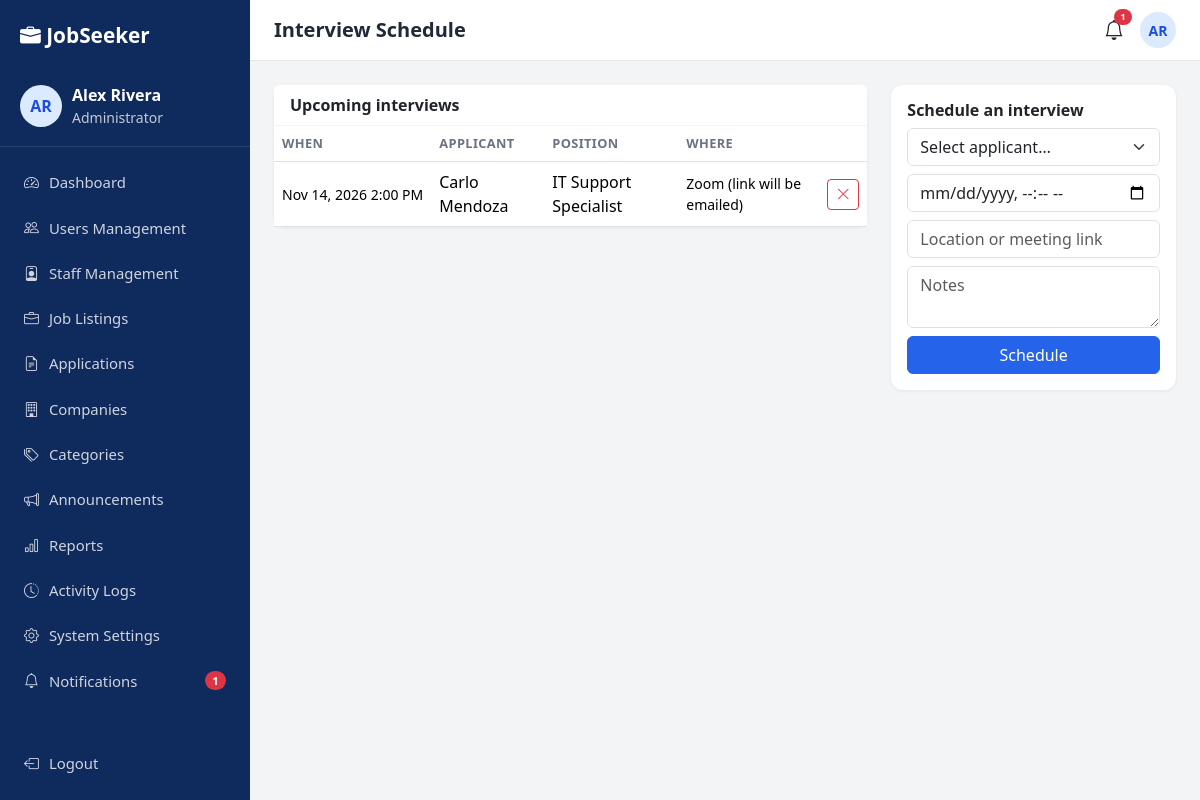
Screenshot of /admin/interviews.php (signed in) with the database file from the repository.
### tables this page shows
CREATE TABLE user_profiles (
  id INT AUTO_INCREMENT PRIMARY KEY,
  user_id INT NOT NULL UNIQUE,
  phone VARCHAR(30), location VARCHAR(100), headline VARCHAR(150), skills VARCHAR(255), bio TEXT,
  profile_picture VARCHAR(255), resume VARCHAR(255),
  created_at TIMESTAMP DEFAULT CURRENT_TIMESTAMP,
  updated_at TIMESTAMP DEFAULT CURRENT_TIMESTAMP ON UPDATE CURRENT_TIMESTAMP,
  FOREIGN KEY (user_id) REFERENCES users(id) ON DELETE CASCADE
);

CREATE TABLE users (
  id INT AUTO_INCREMENT PRIMARY KEY,
  full_name VARCHAR(120) NOT NULL,
  username VARCHAR(50) NOT NULL UNIQUE,
  email VARCHAR(150) NOT NULL UNIQUE,
  password VARCHAR(255) NOT NULL,
  role ENUM('seeker','staff','admin') NOT NULL DEFAULT 'seeker',
  status ENUM('active','inactive') NOT NULL DEFAULT 'active',
  failed_attempts TINYINT NOT NULL DEFAULT 0,
  locked_until DATETIME NULL,
  last_login DATETIME NULL,
  created_at TIMESTAMP DEFAULT CURRENT_TIMESTAMP,
  updated_at TIMESTAMP DEFAULT CURRENT_TIMESTAMP ON UPDATE CURRENT_TIMESTAMP,
  INDEX idx_role (role), INDEX idx_status (status)
);

CREATE TABLE interviews (
  id INT AUTO_INCREMENT PRIMARY KEY,
  application_id INT NOT NULL, scheduled_at DATETIME NOT NULL, location VARCHAR(200), notes TEXT, created_by INT NULL,
  created_at TIMESTAMP DEFAULT CURRENT_TIMESTAMP,
  updated_at TIMESTAMP DEFAULT CURRENT_TIMESTAMP ON UPDATE CURRENT_TIMESTAMP,
  INDEX idx_when (scheduled_at),
  FOREIGN KEY (application_id) REFERENCES applications(id) ON DELETE CASCADE,
  FOREIGN KEY (created_by) REFERENCES users(id) ON DELETE SET NULL
);

CREATE TABLE jobs (
  id INT AUTO_INCREMENT PRIMARY KEY,
  company_id INT NOT NULL, category_id INT NULL, posted_by INT NULL,
  title VARCHAR(150) NOT NULL, description TEXT NOT NULL, requirements TEXT,
  location VARCHAR(100) NOT NULL,
  job_type ENUM('Full Time','Part Time','Contract','Internship') NOT NULL DEFAULT 'Full Time',
  salary_min INT NULL, salary_max INT NULL,
  status ENUM('open','closed','draft') NOT NULL DEFAULT 'open',
  is_featured TINYINT(1) NOT NULL DEFAULT 0,
  deadline DATE NULL,
  created_at TIMESTAMP DEFAULT CURRENT_TIMESTAMP,
  updated_at TIMESTAMP DEFAULT CURRENT_TIMESTAMP ON UPDATE CURRENT_TIMESTAMP,
  INDEX idx_status (status), INDEX idx_location (location), INDEX idx_type (job_type), FULLTEXT idx_search (title, description),
  FOREIGN KEY (company_id) REFERENCES companies(id) ON DELETE CASCADE,
  FOREIGN KEY (category_id) REFERENCES job_categories(id) ON DELETE SET NULL,
  FOREIGN KEY (posted_by) REFERENCES users(id) ON DELETE SET NULL
);

### admin/interviews.php (called while the page is built)
<?php
require __DIR__ . "/../staff/interviews.php";

### includes/auth.php (called while the page is built, shortened)
<?php
require_once __DIR__ . '/functions.php';
function user() {
    static $u = null;
    if ($u === null && !empty($_SESSION['uid']))
        $u = row('SELECT u.*, p.profile_picture FROM users u LEFT JOIN user_profiles p ON p.user_id=u.id WHERE u.id=?', [$_SESSION['uid']]) ?: false;
    return $u ?: null;
}
function require_role(...$roles) {
    $u = user();
    return $u;
}
function unread_count() { return (int)val('SELECT COUNT(*) FROM notifications WHERE user_id=? AND is_read=0', [$_SESSION['uid'] ?? 0]); }
function scope_company() { return ($_SESSION['role'] ?? '') === 'staff' ? (staff_company() ?: -1) : 0; }
function scope_sql($cid, $alias = 'j') { return $cid ? " AND $alias.company_id=" . (int)$cid : ''; }

### staff/interviews.php (the view, shortened to what this page needs)
<?php
require_once __DIR__ . '/../includes/auth.php';
$u = require_role('staff', 'admin'); $layout = 'dash'; $pageTitle = 'Interview Schedule';
$cid = scope_company(); $cs = scope_sql($cid);
$list = rows("SELECT i.*, u.full_name, j.title FROM interviews i JOIN applications a ON a.id=i.application_id JOIN users u ON u.id=a.user_id JOIN jobs j ON j.id=a.job_id WHERE i.scheduled_at >= CURDATE() $cs ORDER BY i.scheduled_at");
include ROOT_PATH . '/includes/header.php';
?>
<div class="row g-4"><div class="col-lg-8"><div class="card"><div class="card-header">Upcoming interviews</div><div class="table-responsive"><table class="table align-middle mb-0"><thead><tr><th>When</th><th>Applicant</th><th>Position</th><th>Where</th><th></th></tr></thead><tbody>
<?php foreach ($list as $i): ?><tr><td class="small text-nowrap"><?= date('M d, Y g:i A', strtotime($i['scheduled_at'])) ?></td><td><?= e($i['full_name']) ?></td><td><?= e($i['title']) ?></td><td class="small"><?= e($i['location']) ?></td>
  <td><form method="post"><button class="btn btn-sm btn-outline-danger" data-confirm="Cancel this interview?"><i class="bi bi-x-lg"></i></button></form></td></tr>
<?php endforeach; if (!$list) echo '<tr><td colspan="5" class="text-center text-muted py-4">No upcoming interviews.</td></tr>'; ?></tbody></table></div></div></div>
<div class="col-lg-4"><div class="card p-3"><h6 class="fw-bold">Schedule an interview</h6><form method="post"><?= csrf_field() ?><input type="hidden" name="action" value="schedule">
  <select name="application_id" class="form-select mb-2" required><option value="">Select applicant…</option></select>
  <input type="datetime-local" name="scheduled_at" class="form-control mb-2" required><input name="location" class="form-control mb-2" placeholder="Location or meeting link" required><textarea name="notes" rows="2" class="form-control mb-2" placeholder="Notes"></textarea><button class="btn btn-primary w-100">Schedule</button></form></div></div></div>
<?php include ROOT_PATH . '/includes/footer.php'; ?>

### includes/sidebar.php (shortened to what this page needs)
<?php
$self = basename($_SERVER['SCRIPT_NAME']);
$su = user();
$menus = [
 'seeker' => [['dashboard.php','speedometer2','Dashboard'],['browse-jobs.php','search','Find Jobs'],['my-applications.php','file-earmark-text','My Applications'],['profile.php','person','Profile'],['saved-jobs.php','heart','Saved Jobs'],['notifications.php','bell','Notifications']],
 'staff'  => [['dashboard.php','speedometer2','Dashboard'],['jobs.php','briefcase','Job Listings'],['add-job.php','plus-circle','Post New Job'],['applications.php','people','Applications'],['interviews.php','calendar-event','Interview Schedule'],['announcements.php','megaphone','Announcements'],['reports.php','bar-chart','Reports'],['../notifications.php','bell','Notifications']],
 'admin'  => [['dashboard.php','speedometer2','Dashboard'],['users.php','people','Users Management'],['staff.php','person-badge','Staff Management'],['jobs.php','briefcase','Job Listings'],['applications.php','file-earmark-text','Applications'],['companies.php','building','Companies'],['categories.php','tags','Categories'],['announcements.php','megaphone','Announcements'],['reports.php','bar-chart','Reports'],['logs.php','clock-history','Activity Logs'],['settings.php','gear','System Settings'],['../notifications.php','bell','Notifications']],
];
$role = $su['role'];
$base = url($role . '/');
$roleLabel = ['seeker' => 'Job Seeker', 'staff' => 'Staff', 'admin' => 'Administrator'][$role];
$unread = unread_count();
?>
<div class="dash-wrap">
  <aside class="sidebar" id="sidebar">
    <a href="<?= url('index.php') ?>" class="side-brand"><i class="bi bi-briefcase-fill"></i> JobSeeker</a>
    <div class="side-user">
      <?= avatar($su, 42) ?>
      <div class="min-w-0"><div class="fw-semibold text-truncate"><?= e($su['full_name']) ?></div><div class="small opacity-75"><?= $roleLabel ?></div></div>
    </div>
    <nav class="side-nav">
      <?php foreach ($menus[$role] as [$mf, $mi, $ml]):
        $active = ($self === basename($mf)) || ($self === 'edit-job.php' && $mf === 'jobs.php'); ?>
        <a href="<?= $base . $mf ?>" class="<?= $active ? 'active' : '' ?>"><i class="bi bi-<?= $mi ?>"></i> <?= $ml ?>
          <?php if ($mf === '../notifications.php' || $mf === 'notifications.php'): ?><span class="badge bg-danger rounded-pill ms-auto js-notif-badge" <?= $unread ? '' : 'hidden' ?>><?= $unread ?></span><?php endif; ?></a>
      <?php endforeach; ?>
    </nav>
    <a href="<?= url('logout.php') ?>" class="side-logout"><i class="bi bi-box-arrow-left"></i> Logout</a>
  </aside>
  <div class="dash-main">
    <header class="topbar">
      <h5 class="mb-0 fw-semibold"><?= e($pageTitle ?? 'Dashboard') ?></h5>
      <div class="ms-auto d-flex align-items-center gap-3">
        <a href="<?= url($role === 'seeker' ? 'seeker/notifications.php' : 'notifications.php') ?>" class="position-relative text-dark fs-5"><i class="bi bi-bell"></i>
          <span class="badge bg-danger rounded-pill notif-dot js-notif-badge" <?= $unread ? '' : 'hidden' ?>><?= $unread ?></span></a>
        <?= avatar($su, 36) ?>
      </div>
    </header>
    <main class="dash-content">

### includes/functions.php (shortened to what this page needs)
<?php
require_once __DIR__ . '/../config/config.php';
function e($v) { return htmlspecialchars((string)$v, ENT_QUOTES, 'UTF-8'); }
function url($p = '') { return BASE_URL . '/' . ltrim($p, '/'); }
function q($sql, $p = []) { global $pdo; $s = $pdo->prepare($sql); $s->execute($p); return $s; }
function row($sql, $p = []) { return q($sql, $p)->fetch(); }
function rows($sql, $p = []) { return q($sql, $p)->fetchAll(); }
function val($sql, $p = []) { return q($sql, $p)->fetchColumn(); }
function initials($n) { $p = preg_split('/\s+/', trim($n)); return strtoupper(substr($p[0], 0, 1) . (isset($p[1]) ? substr($p[1], 0, 1) : '')); }
function avatar($u, $size = 40) {
    return '<span class="avatar avatar-i" style="width:' . $size . 'px;height:' . $size . 'px;font-size:' . round($size / 2.6) . 'px">' . e(initials($u['full_name'])) . '</span>';
}
    ob_start(); ?>

### assets/css/style.css (style rules this page uses)
:root { --primary:#2563EB;--primary-dark:#1d4ed8;--navy:#0f2a5c;--navy2:#143570;--success:#10B981;--warning:#F59E0B;--danger:#EF4444;--gray:#6B7280;--bg:#F3F4F6 }
body { font-family:'Segoe UI',system-ui,-apple-system,Roboto,sans-serif;background:#fff;color:#1f2937 }
.layout-dash { background:var(--bg) }
.min-w-0 { min-width:0 }
.btn-primary { --bs-btn-bg:var(--primary);--bs-btn-border-color:var(--primary);--bs-btn-hover-bg:var(--primary-dark);--bs-btn-hover-border-color:var(--primary-dark) }
.dash-wrap { display:flex;min-height:100vh }
.sidebar { width:250px;background:var(--navy);color:#fff;display:flex;flex-direction:column;position:fixed;top:0;bottom:0;left:0;z-index:1040;transition:transform .25s }
.side-brand { color:#fff;text-decoration:none;font-weight:800;font-size:1.3rem;padding:20px }
.side-user { display:flex;gap:10px;align-items:center;padding:12px 20px 18px;border-bottom:1px solid rgba(255,255,255,.1) }
.side-nav { padding:14px 12px;flex:1;overflow-y:auto }
.side-nav a,.side-logout { display:flex;align-items:center;gap:10px;color:rgba(255,255,255,.8);text-decoration:none;padding:10px 12px;border-radius:8px;margin-bottom:3px;font-size:.93rem }
.side-logout { margin:0 12px 16px }
.dash-main { flex:1;margin-left:250px;min-width:0 }
.topbar { background:#fff;display:flex;align-items:center;gap:12px;padding:12px 24px;position:sticky;top:0;z-index:1020;border-bottom:1px solid #e5e7eb }
.dash-content { padding:24px }
.notif-dot { position:absolute;top:-6px;right:-8px;font-size:.6rem }
.avatar { border-radius:50%;object-fit:cover }
.avatar-i { display:inline-flex;align-items:center;justify-content:center;background:#dbeafe;color:var(--primary-dark);font-weight:700;flex-shrink:0 }
.card { border:0;border-radius:12px;box-shadow:0 1px 4px rgba(0,0,0,.06) }
.card-header { background:#fff;border-bottom:1px solid #f1f5f9;font-weight:600 }
.table thead th { font-size:.8rem;text-transform:uppercase;letter-spacing:.03em;color:var(--gray);border-bottom-width:1px }

### rows the page displays
user_profiles: user.full_name "AR AR", user.full_name "Alex Rivera", user.role "Administrator"
interviews: scheduled_at "Nov 14, 2026 2:00 PM", users.full_name "Carlo Mendoza", jobs.title "IT Support Specialist", location "Zoom (link will be emailed)"

### other values shown
$ml "Dashboard"
$ml "Users Management"
$ml "Staff Management"
$ml "Job Listings"
$ml "Applications"
$ml "Companies"
$ml "Categories"
$ml "Announcements"
$ml "Reports"
$ml "Activity Logs"
$ml "System Settings"
$ml "Notifications"
$unread "1"
$pageTitle "Interview Schedule"
